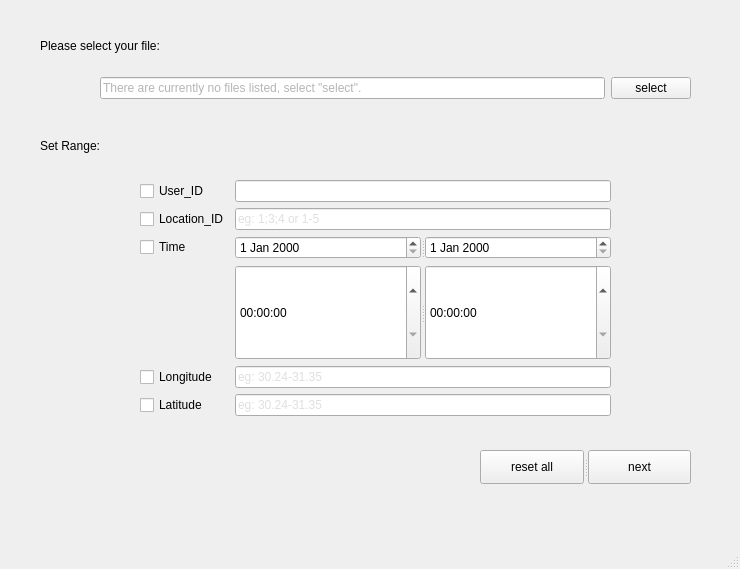
<?xml version="1.0" encoding="UTF-8"?>
<ui version="4.0">
 <class>MainWindow</class>
 <widget class="QMainWindow" name="MainWindow">
  <property name="geometry">
   <rect>
    <x>0</x>
    <y>0</y>
    <width>740</width>
    <height>569</height>
   </rect>
  </property>
  <property name="windowTitle">
   <string>MainWindow</string>
  </property>
  <widget class="QWidget" name="centralwidget">
   <widget class="QLabel" name="label">
    <property name="geometry">
     <rect>
      <x>40</x>
      <y>30</y>
      <width>221</width>
      <height>31</height>
     </rect>
    </property>
    <property name="styleSheet">
     <string notr="true">font: 75 10pt &quot;Arial&quot;;
</string>
    </property>
    <property name="text">
     <string>Please select your file:</string>
    </property>
   </widget>
   <widget class="QLabel" name="SetRange">
    <property name="geometry">
     <rect>
      <x>40</x>
      <y>130</y>
      <width>131</width>
      <height>31</height>
     </rect>
    </property>
    <property name="styleSheet">
     <string notr="true">font: 9pt &quot;Times New Roman&quot;;
font: 10pt &quot;Arial&quot;;</string>
    </property>
    <property name="text">
     <string>Set Range:</string>
    </property>
   </widget>
   <widget class="QWidget" name="">
    <property name="geometry">
     <rect>
      <x>100</x>
      <y>70</y>
      <width>591</width>
      <height>36</height>
     </rect>
    </property>
    <layout class="QHBoxLayout" name="horizontalLayout">
     <item>
      <widget class="QLineEdit" name="lineEdit">
       <property name="styleSheet">
        <string notr="true">color: rgb(181, 181, 181);
border-top-color: rgb(255, 170, 127);
font: 9pt &quot;Segoe UI Historic&quot;;</string>
       </property>
       <property name="text">
        <string>There are currently no files listed, select &quot;select&quot;.</string>
       </property>
      </widget>
     </item>
     <item>
      <widget class="QPushButton" name="start">
       <property name="styleSheet">
        <string notr="true">font: 9pt &quot;Times New Roman&quot;;</string>
       </property>
       <property name="text">
        <string>select</string>
       </property>
      </widget>
     </item>
    </layout>
   </widget>
   <widget class="QSplitter" name="splitter">
    <property name="geometry">
     <rect>
      <x>480</x>
      <y>450</y>
      <width>211</width>
      <height>34</height>
     </rect>
    </property>
    <property name="orientation">
     <enum>Qt::Horizontal</enum>
    </property>
    <widget class="QPushButton" name="reset">
     <property name="text">
      <string>reset all</string>
     </property>
    </widget>
    <widget class="QPushButton" name="next">
     <property name="text">
      <string>next</string>
     </property>
    </widget>
   </widget>
   <widget class="QWidget" name="">
    <property name="geometry">
     <rect>
      <x>140</x>
      <y>180</y>
      <width>471</width>
      <height>236</height>
     </rect>
    </property>
    <layout class="QGridLayout" name="gridLayout">
     <item row="6" column="1">
      <widget class="QLineEdit" name="la_edit">
       <property name="styleSheet">
        <string notr="true">font: 9pt &quot;Segoe UI Historic&quot;;
color: rgb(223, 223, 223);</string>
       </property>
       <property name="text">
        <string>eg: 30.24-31.35</string>
       </property>
      </widget>
     </item>
     <item row="2" column="1">
      <widget class="QSplitter" name="splitter_2">
       <property name="orientation">
        <enum>Qt::Horizontal</enum>
       </property>
       <widget class="QDateEdit" name="dateEdit_2"/>
       <widget class="QDateEdit" name="dateEdit"/>
      </widget>
     </item>
     <item row="1" column="0">
      <widget class="QCheckBox" name="Location_ID">
       <property name="styleSheet">
        <string notr="true">font: 75 10pt &quot;Arial&quot;;
selection-color: rgb(206, 206, 206);</string>
       </property>
       <property name="text">
        <string>Location_ID</string>
       </property>
      </widget>
     </item>
     <item row="2" column="0">
      <widget class="QCheckBox" name="Time">
       <property name="styleSheet">
        <string notr="true">font: 75 10pt &quot;Arial&quot;;
selection-color: rgb(206, 206, 206);</string>
       </property>
       <property name="text">
        <string>Time</string>
       </property>
      </widget>
     </item>
     <item row="0" column="0">
      <widget class="QCheckBox" name="User_ID">
       <property name="styleSheet">
        <string notr="true">font: 75 10pt &quot;Arial&quot;;
selection-color: rgb(206, 206, 206);</string>
       </property>
       <property name="text">
        <string>User_ID</string>
       </property>
      </widget>
     </item>
     <item row="1" column="1">
      <widget class="QLineEdit" name="locationid_edit">
       <property name="styleSheet">
        <string notr="true">font: 9pt &quot;Segoe UI Historic&quot;;
color: rgb(223, 223, 223);</string>
       </property>
       <property name="text">
        <string>eg: 1;3;4 or 1-5</string>
       </property>
      </widget>
     </item>
     <item row="6" column="0">
      <widget class="QCheckBox" name="Latitude">
       <property name="styleSheet">
        <string notr="true">font: 75 10pt &quot;Arial&quot;;
selection-color: rgb(206, 206, 206);</string>
       </property>
       <property name="text">
        <string>Latitude</string>
       </property>
      </widget>
     </item>
     <item row="5" column="1">
      <widget class="QLineEdit" name="lo_edit">
       <property name="styleSheet">
        <string notr="true">font: 9pt &quot;Segoe UI Historic&quot;;
color: rgb(223, 223, 223);</string>
       </property>
       <property name="text">
        <string>eg: 30.24-31.35</string>
       </property>
      </widget>
     </item>
     <item row="3" column="1">
      <widget class="QSplitter" name="splitter_3">
       <property name="orientation">
        <enum>Qt::Horizontal</enum>
       </property>
       <widget class="QTimeEdit" name="timeEdit_2"/>
       <widget class="QTimeEdit" name="timeEdit"/>
      </widget>
     </item>
     <item row="5" column="0">
      <widget class="QCheckBox" name="Longitude">
       <property name="styleSheet">
        <string notr="true">font: 75 10pt &quot;Arial&quot;;
selection-color: rgb(206, 206, 206);</string>
       </property>
       <property name="text">
        <string>Longitude</string>
       </property>
      </widget>
     </item>
     <item row="0" column="1">
      <widget class="QLineEdit" name="userid_edit">
       <property name="styleSheet">
        <string notr="true">font: 9pt &quot;Segoe UI Historic&quot;;
selection-color: rgb(0, 0, 0);
color: rgb(223, 223, 223);</string>
       </property>
       <property name="text">
        <string/>
       </property>
      </widget>
     </item>
    </layout>
   </widget>
  </widget>
  <widget class="QMenuBar" name="menubar">
   <property name="geometry">
    <rect>
     <x>0</x>
     <y>0</y>
     <width>740</width>
     <height>29</height>
    </rect>
   </property>
  </widget>
  <widget class="QStatusBar" name="statusbar"/>
 </widget>
 <resources/>
 <connections/>
</ui>
